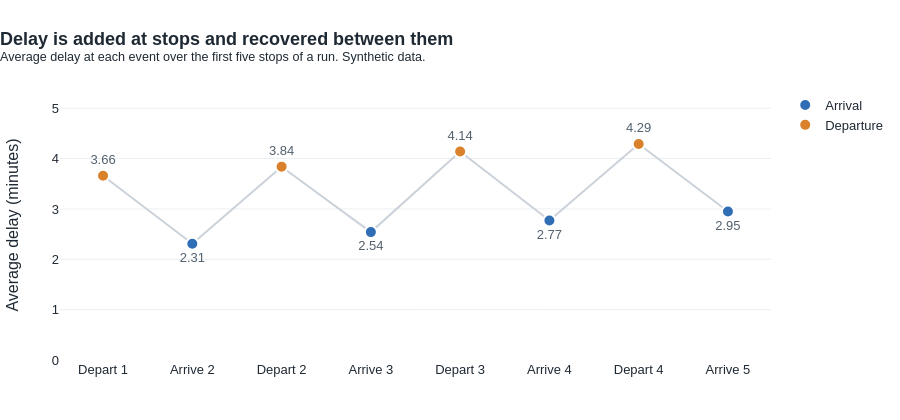

Source (notebook cell):
### Code cell
fig = go.Figure()
# grey line joining the points, markers coloured by measure
fig.add_trace(go.Scatter(x=along_run["event"], y=along_run["avg_delay_min"], mode="lines",
                         line=dict(color=AXIS, width=2), showlegend=False, hoverinfo="skip"))
for measure, label, colour in [("arrival", "Arrival", ARRIVAL), ("departure", "Departure", DEPARTURE)]:
    part = along_run[along_run["measure"] == measure]
    fig.add_trace(go.Scatter(
        x=part["event"], y=part["avg_delay_min"], name=label, mode="markers+text",
        marker=dict(color=colour, size=12, line=dict(color=SURFACE, width=2)),
        text=part["avg_delay_min"].map("{:.2f}".format),
        textposition="bottom center" if measure == "arrival" else "top center", textfont=dict(color=INK_SOFT),
        hovertemplate="%{x}<br>Average delay %{y:.2f} min<extra></extra>",
    ))
fig.update_xaxes(categoryorder="array", categoryarray=along_run["event"].tolist(), showgrid=False)
fig.update_yaxes(title_text="Average delay (minutes)", range=[0, along_run["avg_delay_min"].max() * 1.25])
titled(fig, "Delay is added at stops and recovered between them",
       "Average delay at each event over the first five stops of a run. Synthetic data.").show()

### Figure 1 — Plotly figure (JSON) as saved in the notebook; plotly's stock layout.template omitted (floating-point values rounded to 4 significant figures)
{"data": [{"hoverinfo": "skip", "line": {"color": "#cbd2d9", "width": 2}, "mode": "lines", "showlegend": false, "type": "scatter", "x": ["Depart 1", "Arrive 2", "Depart 2", "Arrive 3", "Depart 3", "Arrive 4", "Depart 4", "Arrive 5"], "y": [3.66, 2.31, 3.84, 2.54, 4.14, 2.77, 4.29, 2.95]}, {"hovertemplate": "%{x}<br>Average delay %{y:.2f} min<extra></extra>", "marker": {"color": "#2f6db5", "line": {"color": "#ffffff", "width": 2}, "size": 12}, "mode": "markers+text", "name": "Arrival", "text": ["2.31", "2.54", "2.77", "2.95"], "textfont": {"color": "#52606d"}, "textposition": "bottom center", "type": "scatter", "x": ["Arrive 2", "Arrive 3", "Arrive 4", "Arrive 5"], "y": [2.31, 2.54, 2.77, 2.95]}, {"hovertemplate": "%{x}<br>Average delay %{y:.2f} min<extra></extra>", "marker": {"color": "#d9822b", "line": {"color": "#ffffff", "width": 2}, "size": 12}, "mode": "markers+text", "name": "Departure", "text": ["3.66", "3.84", "4.14", "4.29"], "textfont": {"color": "#52606d"}, "textposition": "top center", "type": "scatter", "x": ["Depart 1", "Depart 2", "Depart 3", "Depart 4"], "y": [3.66, 3.84, 4.14, 4.29]}], "layout": {"height": 420, "title": {"text": "<b>Delay is added at stops and recovered between them</b><br><sup>Average delay at each event over the first five stops of a run. Synthetic data.</sup>", "x": 0}, "xaxis": {"categoryarray": ["Depart 1", "Arrive 2", "Depart 2", "Arrive 3", "Depart 3", "Arrive 4", "Depart 4", "Arrive 5"], "categoryorder": "array", "showgrid": false}, "yaxis": {"range": [0, 5.362], "title": {"text": "Average delay (minutes)"}}}}
